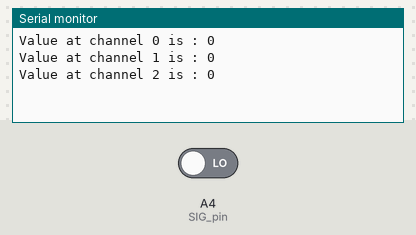
Simulated run of this sketch. Board: Arduino Uno, built with avr-gcc and run on an emulated ATmega328P. Shown: the last lines printed to the serial monitor. The test bench sets the inputs (shaded band); at power-on: A4 (SIG_pin) LOW.

Above: at 2.8 s.
2.9 s: A4 (SIG_pin) driven HIGH
At 3.8 s:
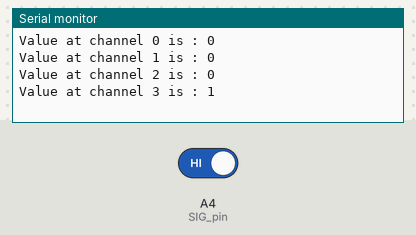
4.4 s: A4 (SIG_pin) driven LOW
At 5.8 s:
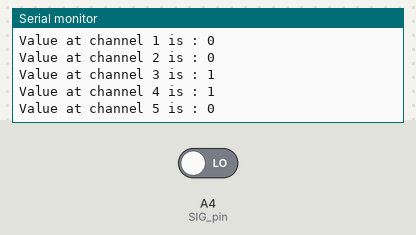
Timing chart, 0 to 7.4 s (numbered marks = the images above; inputs shaded):
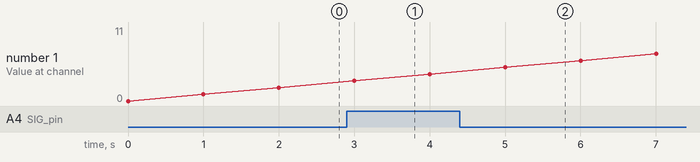

The sketch:

a4067.ino
```cpp
//Mux control pins
int s0 = A0;
int s1 = A1;
int s2 = A2;
int s3 = A3;

//Mux in "SIG" pin
int SIG_pin = A4;


void setup(){
  pinMode(s0, OUTPUT);
  pinMode(s1, OUTPUT);
  pinMode(s2, OUTPUT);
  pinMode(s3, OUTPUT);

  digitalWrite(s0, LOW);
  digitalWrite(s1, LOW);
  digitalWrite(s2, LOW);
  digitalWrite(s3, LOW);

  Serial.begin(9600);
}


void loop(){

  //Loop through and read all 16 values
  //Reports back Value at channel 6 is: 346
  for(int i = 0; i < 16; i ++){
    Serial.print("Value at channel ");
    Serial.print(i);
    Serial.print(" is : ");
    Serial.println(readMux(i));
    delay(1000);
  }

}


int readMux(int channel){
  int controlPin[] = {s0, s1, s2, s3};

  int muxChannel[16][4]={
    {0,0,0,0}, //channel 0
    {1,0,0,0}, //channel 1
    {0,1,0,0}, //channel 2
    {1,1,0,0}, //channel 3
    {0,0,1,0}, //channel 4
    {1,0,1,0}, //channel 5
    {0,1,1,0}, //channel 6
    {1,1,1,0}, //channel 7
    {0,0,0,1}, //channel 8
    {1,0,0,1}, //channel 9
    {0,1,0,1}, //channel 10
    {1,1,0,1}, //channel 11
    {0,0,1,1}, //channel 12
    {1,0,1,1}, //channel 13
    {0,1,1,1}, //channel 14
    {1,1,1,1}  //channel 15
  };

  //loop through the 4 sig
  for(int i = 0; i < 4; i ++){
    digitalWrite(controlPin[i], muxChannel[channel][i]);
  }

  //read the value at the SIG pin
  int val = digitalRead(SIG_pin);

  //return the value
  return val;
}
```

Measured:
- after the input at 2.9 s, the serial monitor: prints a new line after 0.10 s (image 1)
- after the input at 4.4 s, the serial monitor: prints a new line after 0.60 s (image 2)
